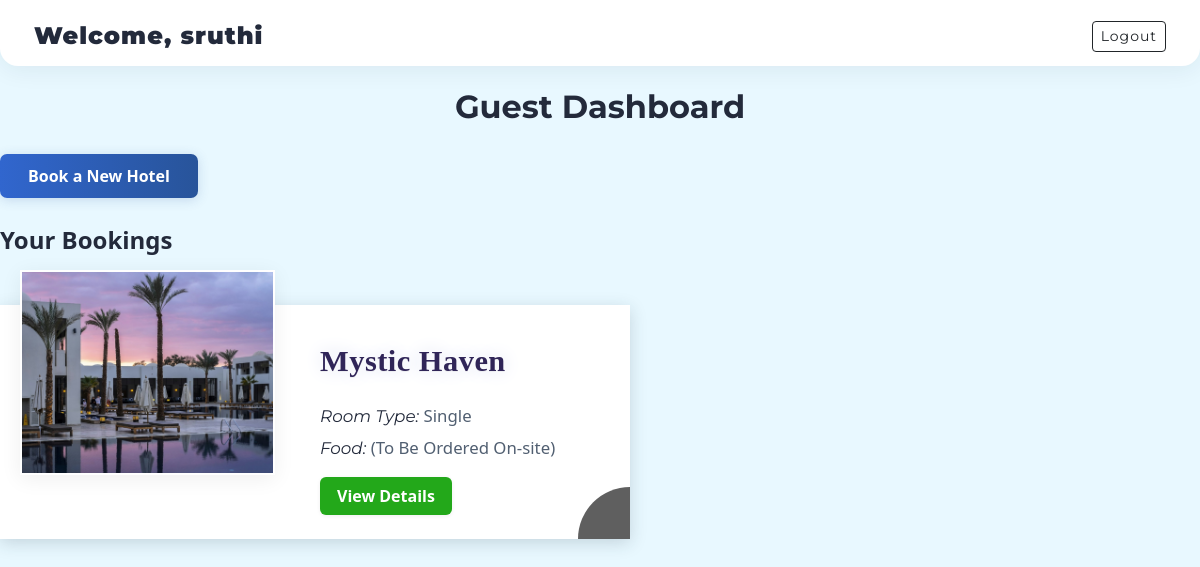
Screenshot of /guest/dashboard (signed in) with the database file from the repository.
### tables this page shows
CREATE TABLE bookings (
            id INTEGER PRIMARY KEY,
            guest_id INTEGER,
            hotel_id INTEGER,
            room_id INTEGER,
            room_type TEXT,
            food_selected TEXT,
            check_in TEXT,
            check_out TEXT,
            status TEXT,
            num_guests INTEGER DEFAULT 1,
            phone_number TEXT,
            total_cost REAL DEFAULT 0,
            FOREIGN KEY(guest_id) REFERENCES users(id),
            FOREIGN KEY(hotel_id) REFERENCES hotels(id),
            FOREIGN KEY(room_id) REFERENCES rooms(id)
        );

CREATE TABLE hotels (
            id INTEGER PRIMARY KEY,
            staff_id INTEGER,
            hotel_name TEXT,
            address TEXT,
            number_of_rooms INTEGER,
            food_options TEXT, phone_number TEXT, staff_email TEXT, hotel_image_path TEXT,
            FOREIGN KEY(staff_id) REFERENCES users(id)
        );

### app.py (the view)
@app.route('/guest/dashboard')
def guest_dashboard():
    if session.get('role') != 'guest':
        return redirect(url_for('signin'))
    db = get_db()
    bookings = db.execute("""
        SELECT
            b.*,
            h.hotel_name,
            h.address,
            h.hotel_image_path,
            h.phone_number,
            h.staff_email
        FROM bookings b
        JOIN hotels h ON b.hotel_id = h.id
        WHERE b.guest_id=?
        ORDER BY b.id DESC
    """, (session['user_id'],)).fetchall()
    return render_template('guest_dashboard.html', name=session['name'], bookings=bookings)

### app.py (called while the page is built)
def get_db():
    conn = sqlite3.connect(DATABASE)
    conn.row_factory = sqlite3.Row
    return conn

### templates/guest_dashboard.html (shortened to what this page needs)
<!DOCTYPE html>
<html lang="en">
<head>
    <link href="https://cdn.jsdelivr.net/npm/bootstrap@5.3.0/dist/css/bootstrap.min.css" rel="stylesheet" />
    <link rel="stylesheet" href="https://cdn.jsdelivr.net/npm/bootstrap-icons@1.11.3/font/bootstrap-icons.css" />
</head>
<body>
    <header>
        <div class="welcome-ribbon" style="font-family: 'Montserrat', 'Segoe UI', 'Roboto', Arial, sans-serif; font-size: 1.5rem; font-weight: 700; letter-spacing: 1px;">
        <span><b>Welcome, {{ name }}</b></span>
        <a href="/logout" class="btn btn-outline-dark btn-sm logout-btn">Logout</a>
        </div>
    </header>
    <div class="dashboard-container">
        <h2>Guest Dashboard</h2>
        <a href="/hotels" class="book-btn">Book a New Hotel</a>
        <h4 style="font-weight: 700; margin-bottom: 0px; color: #232a3b;">Your Bookings</h4>
        <div class="bookings-grid" role="list" aria-label="Your bookings">
    {% for booking in bookings %}
    <article class="booking-card" role="listitem" tabindex="0" aria-label="Booking at {{ booking.hotel_name }}">
        <div class="room-image">
            {% if booking.hotel_image_path %}
            <img src="{{ url_for('static', filename='food_images/' + booking.hotel_image_path) }}" alt="{{ booking.hotel_name }} Image" />
            {% else %}
            <img src="{{ url_for('static', filename='images/hotel2.jpeg') }}" alt="Default Hotel Image" />
            {% endif %}
        </div>
        <div class="card-content">
            <div class="booking-hotel">{{ booking.hotel_name }}</div>
            <div class="booking-detail">
                <strong>Room Type:</strong>
                <span class="booking-value"> {{ booking.room_type }}</span>
            </div>
            <div class="booking-food">
    <strong>Food:</strong>
    <span class="booking-value">
        {% if booking.food_selected and booking.food_selected != '-' %}
            {% if ':' in booking.food_selected %}
                {{ booking.food_selected.split(':', 1)[1] }}
            {% else %}
                {{ booking.food_selected }}
            {% endif %}
        {% else %}
            (To Be Ordered On-site)
        {% endif %}
    </span>
</div>
            <button type="button" class="view-details-btn" aria-expanded="false"
                aria-controls="details-{{ loop.index }}"
                onclick="toggleDetails(this, 'details-{{ loop.index }}')">
                View Details
            </button>
        </div>
    </article>
            {% else %}
            <p style="text-align: center; font-style: italic; color: #555;">
                No bookings found.
            </p>
            {% endfor %}
        </div>
    </div>
</body>
</html>

### templates/guest_dashboard.html (style rules this page uses)
body { background: #e8f8ff !important; min-height: 100vh; font-family: 'Segoe UI', 'Roboto', Arial, sans-serif; margin: 0; padding: 0; color: #232a3b; }
.dashboard-container { max-width: 1200px; margin: 0 auto; }
.bookings-grid { display: flex; flex-direction: column; align-items: flex-start; gap: 14px; }
.booking-card { position: relative; display: flex; align-items: start; background: #ffffff; border-radius: 0 ; box-shadow: 0 4px 16px rgba(31, 54, 68, 0.18); padding: 0; margin-top: 90px; min-height: 210px; min-width: 630px; max-width: 900px; margin-top: 50px; }
.booking-card::after { content: ""; position: absolute; right: 0; bottom: 0; width: 52px; height: 52px; background: #5f5f5f; z-index: 2; pointer-events: none; border-top-left-radius: 52px; }
.room-image { position: absolute; top: -35px; left: 20px; width: 255px; height: 205px; border: 5px solid #fff; background: #a3dbed; box-shadow: 0 4px 20px #0001; border: 2px solid #fff; z-index: 2; display: flex; align-items: center; justify-content: center; overflow: hidden; }
.room-image img { width: 100%; height: 100%; object-fit: cover; display: block; background: transparent; }
.card-content { margin-left: 320px; padding: 34px 30px 24px 0; display: flex; flex-direction: column; justify-content: center; min-height: 160px; }
.booking-hotel { color: #302558 !important; margin-bottom: 18px; font-family: "Times New Roman", Times, serif; font-weight: 600; font-size: 1.9rem; letter-spacing: 0.5px; text-shadow: 0 0 8px #fff, 0 0 18px #d3d8ef, 0 1px 0 #eee; }
.booking-detail, .booking-food { color: #515f71; font-size: 1.05rem; margin-bottom: 6px; }
.view-details-btn { margin-top: 10px; background: #23a81a; border: none; color: #fff; padding: 7px 17px; border-radius: 6px; font-weight: 600; align-self: flex-start; box-shadow: 0 1px 4px #0001; font-size: 1rem; }
header { background: #fff; border-radius: 0 0 18px 18px; box-shadow: 0 4px 24px rgba(30, 40, 60, 0.07); padding: 18px 34px 12px 34px; margin-bottom: 22px; display: flex; justify-content: space-between; align-items: center; font-weight: 600; font-size: 1.2rem; letter-spacing: 0.4px; color: #232a3b; }
h2 { font-family: 'Montserrat', 'Segoe UI', 'Roboto', Arial, sans-serif; font-weight: 700; font-size: 2rem; margin-bottom: 28px; text-align: center; color: #232a3b; }
a.book-btn { display: inline-block; padding: 10px 28px; font-size: 1rem; font-weight: 600; color: #ffffff; background: linear-gradient(90deg, #3166ce 0%, #28549a 100%); border-radius: 7px; box-shadow: 0 2px 12px #28549a2f; text-decoration: none; margin-bottom: 28px; user-select: none; transition: background 0.16s ease, box-shadow 0.14s ease; }
header { background-color: #ffffff; position: relative; }
.welcome-ribbon { display: flex; justify-content: space-between; align-items: center; width: 100%; box-sizing: border-box; padding-right: 0; }
.logout-btn { margin-left: auto; }
.booking-detail strong, .booking-food strong, .hotel-details div strong { font-family: 'Montserrat', 'Segoe UI', 'Roboto', Arial, sans-serif; font-style: italic; font-weight: 400; color: #232a3b; }
.booking-detail strong, .booking-food strong, .hotel-details div strong { font-family: 'Montserrat', 'Segoe UI', 'Roboto', Arial, sans-serif !important; font-style: italic !important; font-weight: 400 !important; color: #232a3b !important; }

### rows the page displays
bookings: hotel_image_path (picture), hotel_name "Mystic Haven", room_type "Single", food_selected "(To Be Ordered On-site)"

### other values shown
{{ name }} "sruthi"
